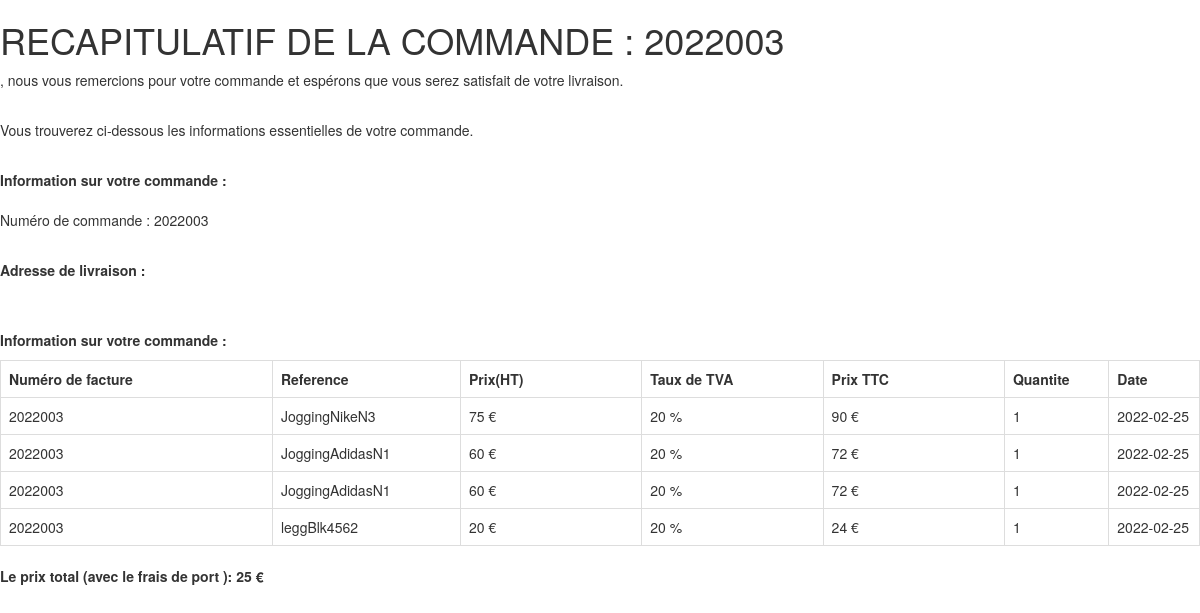
Page /espace_client/ConsultationCommande.php?num_facture=2022003 on the committed database.
### tables this page shows
CREATE TABLE `factures` (
  `id_facture` int(11) NOT NULL,
  `num_facture` varchar(10) NOT NULL,
  `id_client` varchar(20) NOT NULL,
  `prix` int(11) NOT NULL,
  `reference` varchar(50) NOT NULL,
  `quantite` int(11) NOT NULL,
  `date` date NOT NULL DEFAULT current_timestamp()
);

CREATE TABLE `products` (
  `id` int(11) NOT NULL,
  `marque` varchar(255) NOT NULL,
  `image` text NOT NULL,
  `reference` text NOT NULL,
  `description` text NOT NULL,
  `couleur` text NOT NULL,
  `taille` text NOT NULL,
  `categorie` varchar(11) NOT NULL,
  `sous_categorie` varchar(255) NOT NULL,
  `nombre_stock` int(11) NOT NULL DEFAULT 1,
  `poids` int(11) NOT NULL DEFAULT 0,
  `prix_achat_HT` float NOT NULL,
  `prix_vente_HT` float NOT NULL DEFAULT 0,
  `priceTTC` float NOT NULL,
  `tauxTVA` float NOT NULL,
  `remise` int(11) NOT NULL DEFAULT 0
);

### espace_client/ConsultationCommande.php (the view, shortened to what this page needs)
<?php
require("../src/connect.php");
$num_facture = $_GET["num_facture"];
$requser2 = $db->prepare("SELECT * FROM factures WHERE num_facture = ?");
$requser2->execute(array($num_facture));
$facture = $requser2->fetchAll();
$requser = $db->prepare("SELECT * FROM membres WHERE email = ?");
$requser->execute(array($_SESSION['user']));
$user = $requser->fetch();
$civil = $user["civilité"];
$nom = $user["nom"];
?>
<!DOCTYPE html>
<html lang="fr">
    <head>
		<link rel="stylesheet" href="https://maxcdn.bootstrapcdn.com/bootstrap/3.3.6/css/bootstrap.min.css" />
    </head>
    <body>
        <h1>RECAPITULATIF DE LA COMMANDE : <?= $num_facture?></h1>
        <p><?= $civil ?> <?= $nom?>, nous vous remercions pour votre commande et espérons que vous serez satisfait de votre livraison.</p><br>
        <p>Vous trouverez ci-dessous les informations essentielles de votre commande. </p><br>
        <strong><p>Information sur votre commande :  <br></strong>
        <br>Numéro de commande : <?= $num_facture;?>
        </p><br>
        <strong><p>Adresse de livraison :  <br></strong>
        <br> <?= $user["adresse_livraison"];?>
        </p><br>
        <strong> <p>Information sur votre commande :  <br></strong>
        <table class="table table-bordered" >
            <tr>
                <th width="15%">Numéro de facture </th>
                <th width="10%">Reference</th>
                <th width="10%">Prix(HT)</th>
                <th width="10%">Taux de TVA</th>
                <th width="10%">Prix TTC</th>
                <th width="5%">Quantite</th>
                <th width="5%">Date</th>
            </tr>
            <?php foreach($facture as $keys => $values)
            {
                $requarticle = $db->prepare("SELECT * FROM products WHERE reference = ?");
                $requarticle->execute(array($values["reference"]));
                $article = $requarticle->fetch();
                ?>
            <tr>
                <td><?= $values["num_facture"];?></td>
                <td><?= $values["reference"];?></td>
                <td><?= $article["prix_vente_HT"];?> €</td>
                <td><?= $article["tauxTVA"];?> %</td>
                <td><?= $article["priceTTC"];?> €</td>
                <td><?= $values["quantite"];?></td>
                <td><?= $values["date"];?> </td>
            </tr>
            <?php } ?>
        </table>
        <strong><p> Le prix total (avec le frais de port ):  <?= $values["prix"];?> € </p><br>
    </body>
</html>

### rows in the picture
factures: num_facture "2022003", reference "JoggingNikeN3", products.prix_vente_HT "75", products.tauxTVA "20", products.priceTTC "90", quantite "1", date "2022-02-25"
factures: num_facture "2022003", reference "JoggingAdidasN1", products.prix_vente_HT "60", products.tauxTVA "20", products.priceTTC "72", quantite "1", date "2022-02-25"
factures: num_facture "2022003", reference "JoggingAdidasN1", products.prix_vente_HT "60", products.tauxTVA "20", products.priceTTC "72", quantite "1", date "2022-02-25"
factures: num_facture "2022003", reference "leggBlk4562", products.prix_vente_HT "20", products.tauxTVA "20", products.priceTTC "24", quantite "1", date "2022-02-25", prix "25"

### other values in the picture
$num_facture "2022003"
